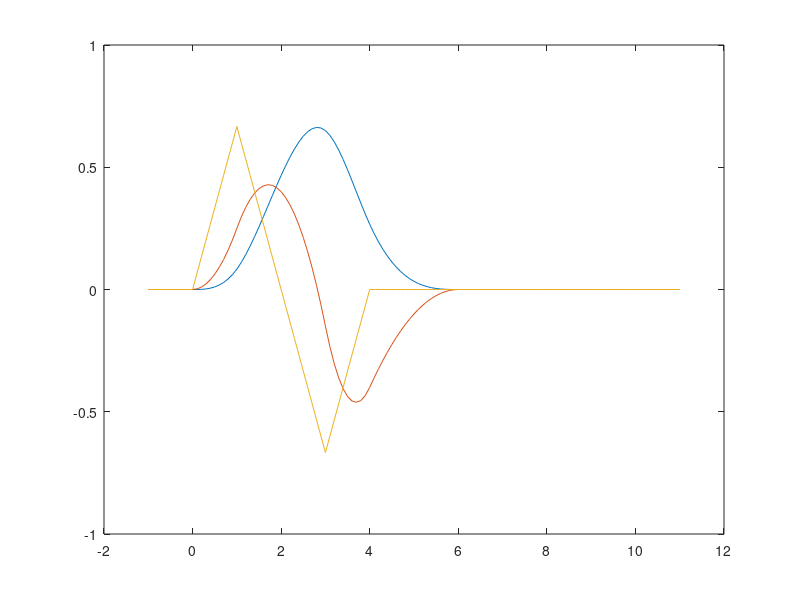

This figure's MATLAB source: (Note: this script raises an error after producing the figure.)
K = 4;
S = K-1;
t_knot = linspace(0,10,11)';
t_knot(3) = [];
t_knot(5) = [];

t = linspace(-1,11,121)';
% t = 10;

% if S == 3
%     addpath('./cubic_splines');
%     spline = @(t) cspline(t);
%     spline_t = @(t) cspline_t(t);
%     spline_tt = @(t) cspline_tt(t);
%     spline_ttt = @(t) cspline_ttt(t);
% elseif S == 5
%     addpath('./quintic_splines');
%     spline = @(t) qspline(t);
%     spline_t = @(t) qspline_t(t);
%     spline_tt = @(t) qspline_tt(t);
%     spline_ttt = @(t) qspline_ttt(t);
% else
%     disp('Whoops! I only know how to deal with splines of order 3 and 5.')
%     return;
% end

% Now we need to add knot points past the beginning and end.
%
% M is given as the number of splines on the interval [t(1), t(end)]. We
% need to add extra splines before an after this, depending on order of the
% spline.
% pre_knots = t_knot(1) + (t_knot(2)-t_knot(1))*(-floor(S/2):-1)';
% post_knots = t_knot(end) + (t_knot(end)-t_knot(end-1))*(1:floor(S/2))';
%t_knot = [pre_knots; t_knot; post_knots];
t_knot = [repmat(t_knot(1),S,1); t_knot; repmat(t_knot(end),S,1)];
dt_knot = diff(t_knot);
t_knot2 = t_knot + [dt_knot; dt_knot(end)];

% numer of knots
M = length(t_knot);

% This is true assuming the original t_knot was strictly monotonically
% increasing (no repeat knots) and we added repeat knots at the beginning
% and end of the sequences.
N_splines = M - 2*S + 2*floor(S/2);

% number of collocation points
N = length(t);

% Rows are the N collocation points
% Columns are the M splines
X = zeros(N,N_splines);
XB = zeros(N,N_splines,K);
for t_i=1:N % loop through all N collocation points
    i = find( t_knot <= t(t_i) & t(t_i) < t_knot2, 1, 'last' );
    if isempty(i)
        if t(t_i) < t_knot(1)
            i = find( t_knot == t_knot(1), 1, 'last');
            continue; %This continue means we don't need to set b(1) = 0; or check indices on the delta_r line
        elseif t(t_i) == t_knot(end)
            i = find( t_knot < t(t_i), 1, 'last'); 
        else
            i = find( t_knot < t_knot(end), 1, 'last');
            continue; %b(1) = 0;
        end
    end
    
    delta_r = zeros(K,1);
    delta_l = zeros(K,1);
    
    XB(t_i,i,1) = 1;
    
    b = zeros(K,1); b(1) = 1;
    for j=1:(K-1) % loop through splines of increasing order
       delta_r(j) = t_knot(i+j) - t(t_i);
       delta_l(j) = t(t_i) - t_knot(i+1-j);
       
       saved = 0;
       for r=1:j % loop through the nonzero splines
           term = b(r)/(delta_r(r) + delta_l(j+1-r));
           b(r) = saved + delta_r(r)*term;
           saved = delta_l(j+1-r)*term;
       end
       b(j+1) = saved;
       
       indices = max(1,i-j):i;
       XB(t_i,indices,j+1) = b(1:length(indices));
    end
    
    indices = max(1,i-K+1):i;
    X(t_i,indices) = b(1:length(indices));
    
end

DB = zeros(N,N_splines,K);
for i=1:N_splines
    for m=1:S
        delta_l = t_knot(i+K-m) - t_knot(i);
        delta_r = t_knot(i+K-m+1) - t_knot(i+1);
        if i+1>N_splines
            Br = zeros(N,1);
        else
            Br = XB(:,i+1,K-m);
        end
        DB(:,i,K-m) = (K-m)*(XB(:,i,K-m)/delta_l - Br/delta_r);
    end
end

k=4;
figure, plot(t,X(:,k)), hold on
plot(t,DB(:,k,K-1))
plot(t,DB(:,k,K-2))
% plot(t,DB(:,k,K-3))

plot(t,vdiff(t(2)-t(1),X(:,k),1))
% plot(t,vdiff(t(2)-t(1),vdiff(t(2)-t(1),X(:,k),1),1))
% ylim([min(X(:,k))*1.05 max(X(:,k))*1.05])
vlines(t_knot,'g--')

figure
plot(t,X)
ylim([min(min(X))*1.05 max(max(X))*1.05])
vlines(t_knot,'g--')
